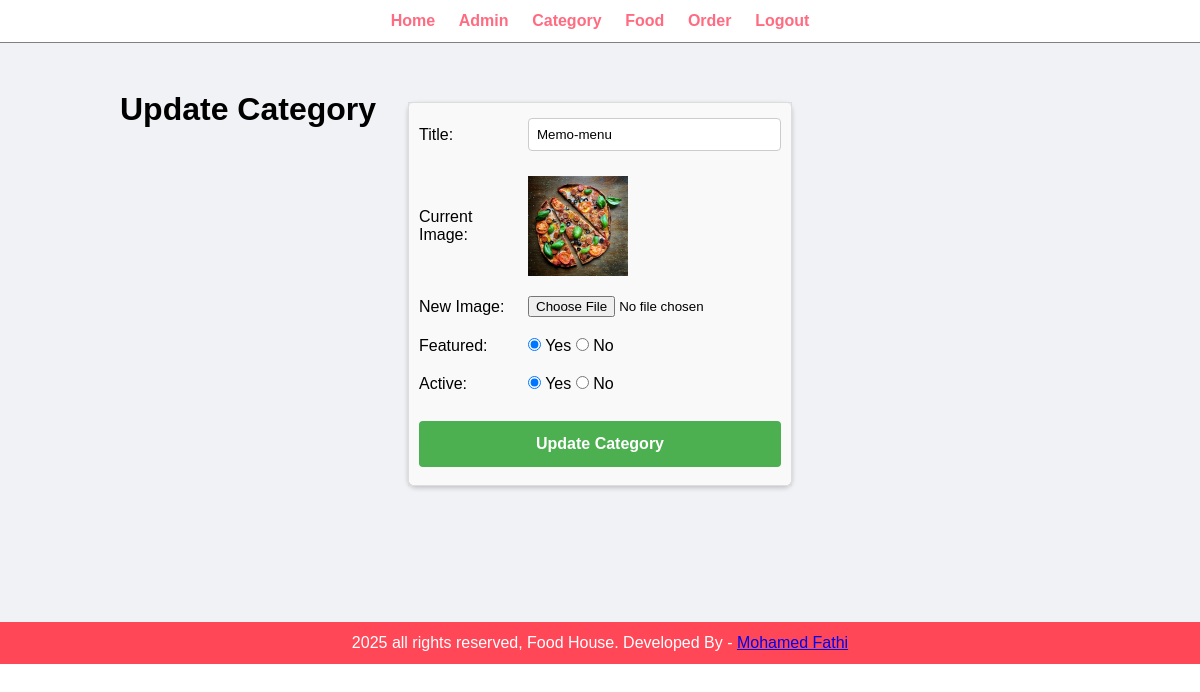
The page /admin/update-category.php?id=6 (signed in) on the database its author committed.
### tables this page shows
CREATE TABLE `tbl_category` (
  `id` int UNSIGNED NOT NULL,
  `title` varchar(100) NOT NULL,
  `image_name` varchar(255) NOT NULL,
  `featured` varchar(10) NOT NULL,
  `active` varchar(10) NOT NULL
);

### admin/update-category.php (the view, shortened to what this page needs)
<?php include('partials/menu.php'); ?>
<div class="main-content">
    <div class="wrapper">
        <h1>Update Category </h1>
        <br><br>
        <?php
        $id = $_GET['id'];
        $sql = "SELECT * FROM tbl_category WHERE id = $id";
        $res = mysqli_query($conn, $sql);
        if ($res == TRUE) {
            $count = mysqli_num_rows($res);
            if ($count == 1) {
                $row = mysqli_fetch_assoc($res);
                $title = $row['title'];
                $current_image = $row['image_name'];
                $featured = $row['featured'];
                $active = $row['active'];
            } else {
                $_SESSION['no-category-found'] = "<div class='error'>Category Not Found</div>";
                header('location:' . SITEURL . 'admin/manage-category.php');
            }
        }
        ?>
        <form action="" method="post" enctype="multipart/form-data">
            <table class="tbl-30">
                <tr>
                    <td>Title: </td>
                    <td><input type="text" name="title" value="<?php echo $title; ?>"></td>
                </tr>
                <tr>
                    <td>Current Image: </td>
                    <td>
                        <?php
                        if ($current_image != "") {
                            ?>
                            <img src="<?php echo SITEURL; ?>images/category/<?php echo $current_image; ?>" width="100px">
                            <?php
                        } else {
                            echo "<div class='error'> Image Not Added </div>";
                        }
                        ?>
                    </td>
                </tr>
                <tr>
                    <td>New Image: </td>
                    <td><input type="file" name="image"></td>
                </tr>
                <tr>
                    <td>Featured: </td>
                    <td>
                        <input <?php if ($featured == "Yes") { echo "checked"; } ?> type="radio" name="featured" value="Yes"> Yes
                        <input <?php if ($featured == "No") { echo "checked"; } ?> type="radio" name="featured" value="No"> No
                    </td>
                </tr>
                <tr>
                    <td>Active: </td>
                    <td>
                        <input <?php if ($active == "Yes") { echo "checked"; } ?> type="radio" name="active" value="Yes"> Yes
                        <input <?php if ($active == "No") { echo "checked"; } ?> type="radio" name="active" value="No"> No
                    </td>
                </tr>
                <tr>
                    <td colspan="2">
                        <input type="submit" name="submit" value="Update Category" class="btn-secondry">
                    </td>
                </tr>
            </table>
        </form>
    </div>
</div>
<?php include('partials/footer.php'); ?>

### css/admin.css (style rules this page uses)
* { margin: 0; padding: 0; font-family: Arial, Helvetica, sans-serif; }
.wrapper { padding: 1%; width: 80%; margin: 0 auto; }
.tbl-30 { width: 30%; }
table tr td { padding: 1%; }
.btn-secondry { margin-right: 3px; background-color: rgb(10, 146, 80); padding: 1%; text-decoration: none; color: white; font-weight: bold; }
.tbl-30 { width: 30%; margin: auto; border-collapse: collapse; border: 1px solid #ddd; box-shadow: 0 2px 5px rgba(0, 0, 0, 0.2); border-radius: 8px; padding: 20px; background-color: #f9f9f9; }
.tbl-30 td { padding: 10px; text-align: left; }
.tbl-30 input[type="text"], .tbl-30 input[type="password"] { width: 100%; padding: 8px; margin: 5px 0; display: inline-block; border: 1px solid #ccc; border-radius: 4px; box-sizing: border-box; }
.tbl-30 input[type="submit"] { width: 100%; background-color: #4CAF50; color: white; padding: 14px 20px; margin: 8px 0; border: none; border-radius: 4px; cursor: pointer; text-align: center; font-size: 16px; }
form { margin-top: -150px; display: flex; justify-content: center; align-items: center; height: 70vh; }
@media (max-width: 1200px) { .tbl-30 { width: 40%; } }
.main-content { background-color: #f1f2f6; padding: 3% 0; }

### rows shown on the page
tbl_category: title "Memo-menu", image_name (picture), featured "☑", active "☑"
